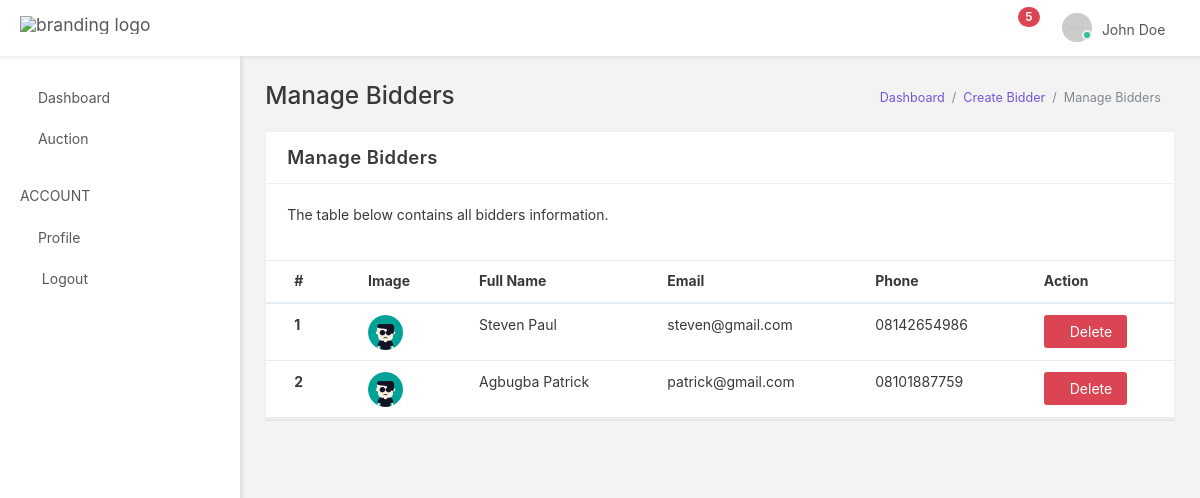
/auth/manage_bidders (signed in), run on an earlier commit of the app's database.
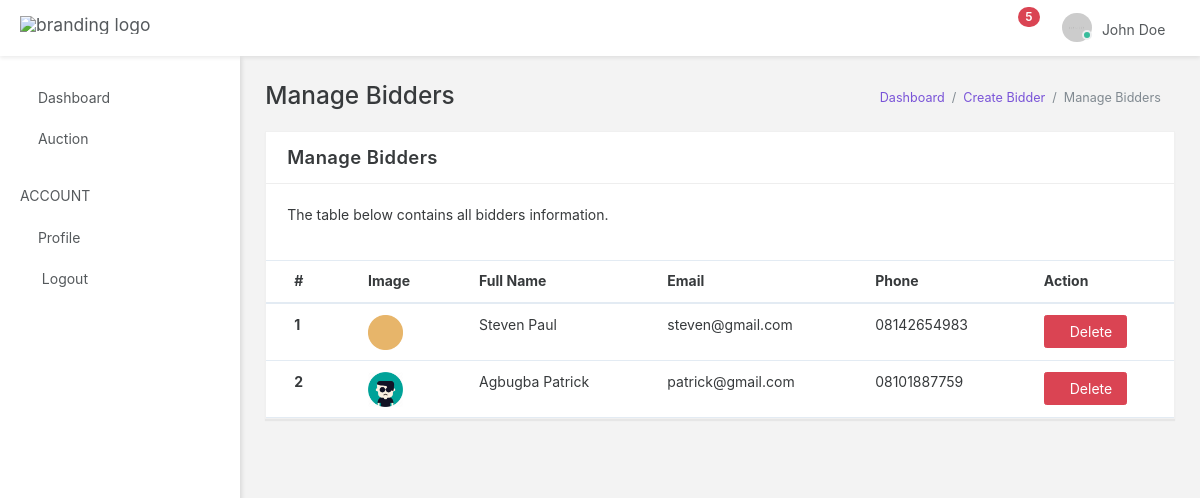
And on a later commit of the database.
### Auction_auth/models.py (models this page shows, shortened)
class User(AbstractBaseUser, PermissionsMixin):
    user_id = models.UUIDField(
        default=uuid.uuid4, primary_key=True, unique=True, editable=False)
    email = models.CharField(max_length=100, db_index=True,
                             unique=True, verbose_name='email address', blank=True)
    name = models.CharField(
        max_length=100, db_index=True, blank=True, null=True)
    phone = models.CharField(
        max_length=14, db_index=True, unique=True, blank=True)
    address = models.CharField(max_length=255, null=True, blank=True)
    picture = models.ImageField(
        default='img/user.png', upload_to='uploads/', null=True)
    date_joined = models.DateTimeField(
        verbose_name='date_joined', auto_now_add=True)
    last_login = models.DateTimeField(
        verbose_name='last_login', auto_now=True, null=True)
    is_active = models.BooleanField(default=True)
    is_staff = models.BooleanField(default=False)
    is_superuser = models.BooleanField(default=False)
    USERNAME_FIELD = 'email'
    REQUIRED_FIELDS = ['name',]
    objects = UserManager()
    class Meta:
        db_table = 'Users'
        verbose_name_plural = 'Users'

### Auction_auth/views.py (the view)
# urls.py: path('auth/manage_bidders', ManageBiddersPageView.as_view(), name='manage_bidders'),
class ManageBiddersPageView(LoginRequiredMixin, ListView):
    template_name = "backend/bidders/manage_bidders.html"
    def get_queryset(self):
        return User.objects.filter(is_staff=False, is_superuser=False).order_by('-date_joined')

### Templates/backend/bidders/manage_bidders.html (shortened to what this page needs)
{% extends 'base.html' %}
{% load static %}
{% load crispy_forms_tags %}
  {% block head %}{% include 'partials/auth_head.html' %}{% endblock head %}
  {% block body %}
  <body data-open="click" data-menu="vertical-menu" data-col="2-columns" class="vertical-layout vertical-menu 2-columns  fixed-navbar">
  {% block nav %} {% include 'partials/auth_nav.html' %} {% endblock %}
  {% include 'partials/auth_sidebar.html' %}
    <div class="app-content content container-fluid">
      <div class="content-wrapper">
        <div class="content-header row">
          <div class="content-header-left col-md-6 col-xs-12 mb-1">
            <h2 class="content-header-title">Manage Bidders</h2>
          </div>
            <div class="content-header-right breadcrumbs-right breadcrumbs-top col-md-6 col-xs-12">
                <div class="breadcrumb-wrapper col-xs-12">
                    <ol class="breadcrumb">
                        <li class="breadcrumb-item"><a href="{% url 'auth:dashboard' %}">Dashboard</a>
                        </li>
                        <li class="breadcrumb-item"><a href="{% url 'auth:create_bidder' %}">Create Bidder</a>
                        </li>
                        <li class="breadcrumb-item active">Manage Bidders
                        </li>
                    </ol>
                </div>
            </div>
        </div>
        <div class="content-body">
        <div class="row">
            <div class="col-xs-12">
                <div class="card">
                    <div class="card-header">
                        <h4 class="card-title">Manage Bidders</h4>
                        <div class="heading-elements">
                            <ul class="list-inline mb-0">
                                <li><a data-action="collapse"><i class="icon-minus4"></i></a></li>
                                <li><a data-action="expand"><i class="icon-expand2"></i></a></li>
                            </ul>
                        </div>
                    </div>
                    <div class="card-body collapse in">
                        <div class="card-block card-dashboard">
                            <p>The table below contains all bidders information.</p>
                        </div>
                        <div class="table-responsive">
                            <table class="table table-hover mb-0">
                                <thead>
                                    <tr>
                                        <th>#</th>
                                        <th>Image</th>
                                        <th>Full Name</th>
                                        <th>Email</th>
                                        <th>Phone</th>
                                        <th>Action</th>
                                    </tr>
                                </thead>
                                <tbody>
                                {% if object_list %}
                                    {% for object in object_list %}
                                    <tr>
                                        <th scope="row">{{ forloop.counter}}</th>
                                        <td><a href="{% url 'auth:update_bidder' object.pk %}"><img src="{{object.picture.url}}" width="35" alt=""></a></td>
                                        <td>{{ object.name }}</td>
                                        <td>{{ object.email }}</td>
                                        <td>{{ object.phone }}</td>
                                        <td><a href="" class="btn btn-danger" data-toggle="modal" data-target="#deleteModal{{forloop.counter}}" style="cursor: pointer;"> <i class="icon-ios-trash"></i>Delete</a></td>
                                    </tr>
                                    {% endfor %}
                                {% endif %}
                                </tbody>
                            </table>
                        </div>
                    </div>
                </div>
            </div>
        </div>
        </div>
      </div>
    </div>
</body>
{% endblock body %}

What changed in the data, as far as the page shows it:
changed User "Steven Paul": picture: picture added in place of a placeholder; phone "08142654986" → "08142654983"
